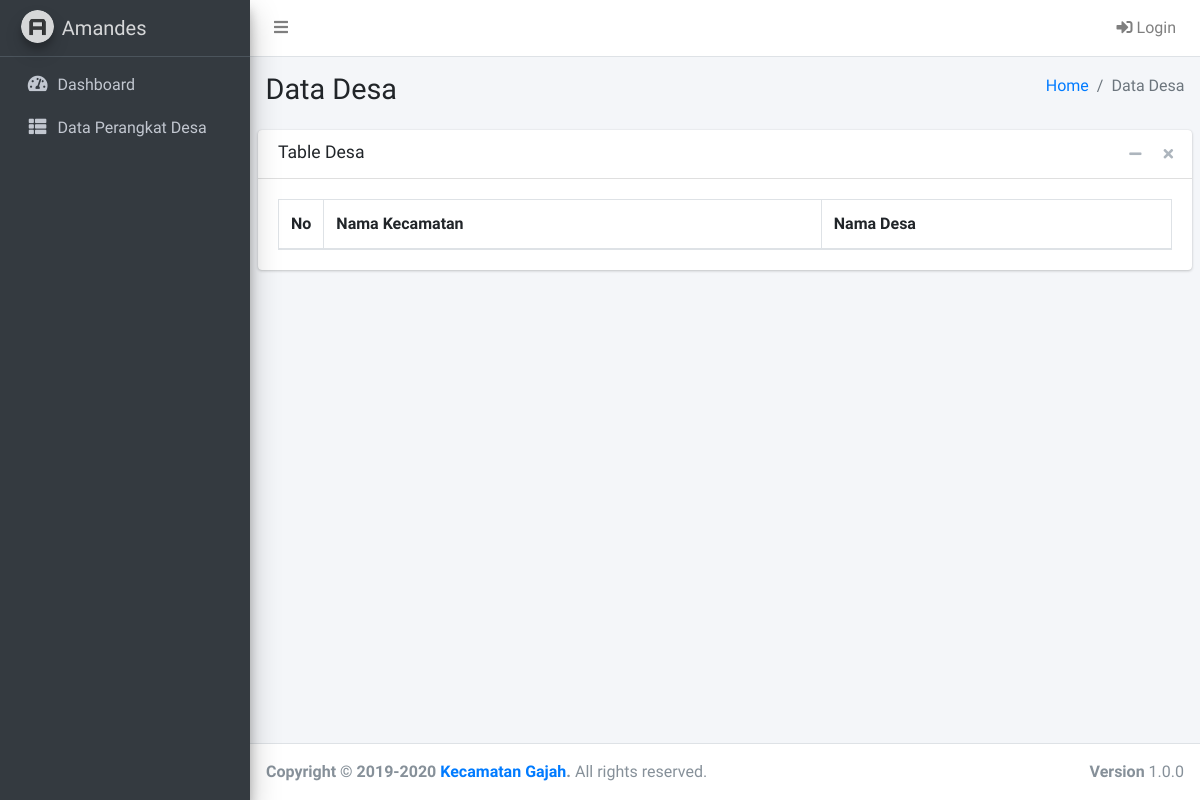
The page /?page=desa on the database as committed earlier.
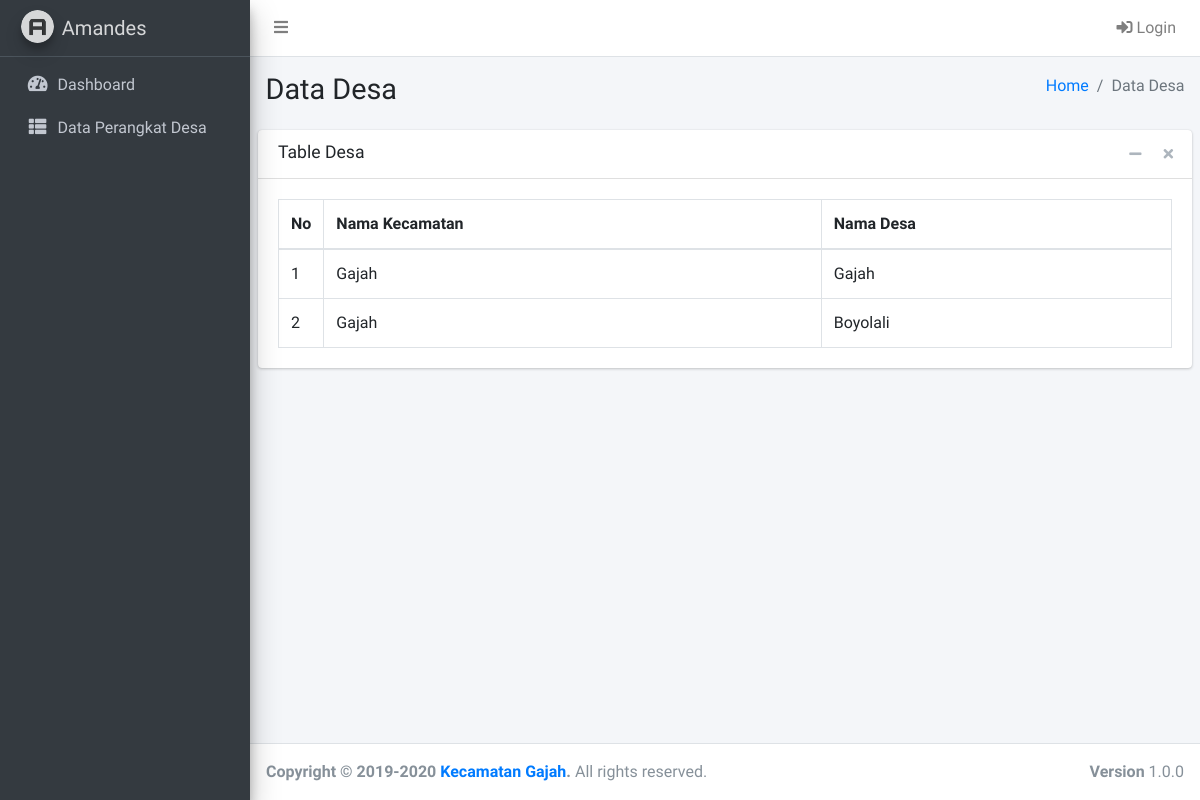
The same page on the database as committed later.
### tables this page shows
CREATE TABLE `tb_desa` (
  `id_desa` int(11) NOT NULL,
  `desa` varchar(30) NOT NULL,
  `id_kec` int(11) NOT NULL
);

CREATE TABLE `tb_kec` (
  `id_kec` int(11) NOT NULL,
  `kec` varchar(30) NOT NULL
);

### desa/desa.php (the view, shortened to what this page needs)
<section class="content-header">
    <div class="container-fluid">
        <div class="row mb-2">
            <div class="col-sm-6">
                <h1>Data Desa</h1>
            </div>
            <div class="col-sm-6">
                <ol class="breadcrumb float-sm-right">
                    <li class="breadcrumb-item"><a href="index.php">Home</a></li>
                    <li class="breadcrumb-item active">Data Desa</li>
                </ol>
            </div>
        </div>
    </div>
</section>
<section class="content">
    <div class="card">
        <div class="card-header">
            <h3 class="card-title">Table Desa</h3>
            <div class="card-tools">
                <button type="button" class="btn btn-tool" data-card-widget="collapse" data-toggle="tooltip" title="Collapse">
                    <i class="fas fa-minus"></i></button>
                <button type="button" class="btn btn-tool" data-card-widget="remove" data-toggle="tooltip" title="Remove">
                    <i class="fas fa-times"></i></button>
            </div>
        </div>
        <div class="card-body">
            <table id="example1" class="table table-bordered table-hover">
                <thead>
                    <tr>
                        <th class="align-middle" width="5%">No</th>
                        <th>Nama Kecamatan</th>
                        <th>Nama Desa</th>
                    </tr>
                </thead>
                <tbody>
                <?php
                $no = 1;
                $sql = $conn->query("SELECT * FROM tb_desa ORDER BY id_kec ASC");
                while ($data = $sql->fetch_assoc()) {
                ?>
                    <tr>
                        <td class="align-middle"><?= $no++; ?></td>
                        <td>
                            <?php
                            $id_kec = $data['id_kec'];
                            $sql_kec = $conn->query("SELECT * FROM tb_kec WHERE id_kec='$id_kec'");
                            $data_kec = $sql_kec->fetch_assoc();
                            echo $data_kec['kec'];
                            ?>
                        </td>
                        <td><?= $data['desa']; ?></td>
                    </tr>
                <?php } ?>
                </tbody>
            </table>
        </div>
    </div>
</section>

Rows that differ between the two databases and show on the page:
added tb_desa: id_kec.kec "Gajah", desa "Gajah"
added tb_desa: id_kec.kec "Gajah", desa "Boyolali"
